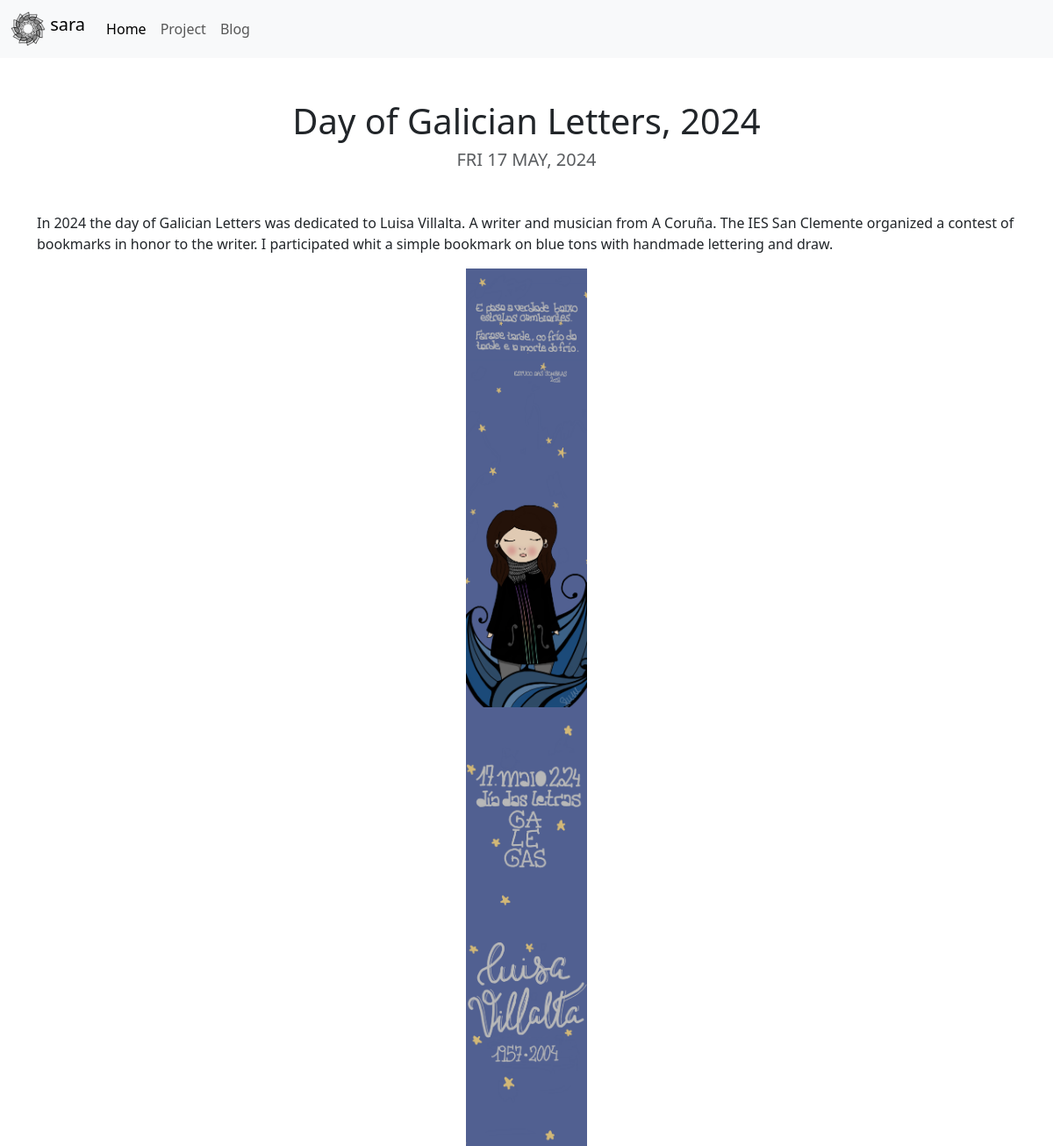
Page /blog/1/ on the committed database.
### blog/models.py (models this page shows, shortened)
class Blog(models.Model):
    title = models.CharField(max_length=200)
    description = models.CharField(max_length=1000)
    date = models.DateField()
    image = models.ImageField(upload_to='portfolio/images/', blank=True)
    imageSec = models.ImageField(upload_to='portfolio/images/', blank=True)

### blog/views.py (the view)
# urls.py: path('<int:blog_id>/', views.detail, name='detail'),
def detail(request, blog_id):
    blog = get_object_or_404(Blog, pk=blog_id)
    return render(request, 'blog/detail.html', {'blog':blog})

### blog/templates/blog/detail.html (shortened to what this page needs)
{% extends 'portfolio/base.html' %} {% block content %}
<div class="container mt-3">
  <h1 class="text-center mt-5">{{ blog.title }}</h1>
  <h5 class="text-center text-muted mb-5">
    {{ blog.date|date:'D d F, Y'|upper}}
  </h5>
  <p>{{ blog.description|striptags }}</p>
</div>
  {% if blog.image %}
  <div class="container d-flex justify-content-center">
    <div class="col-7 d-flex flex-column align-items-center">
      <img src="{{ blog.image.url }}" height="500" />
    </div>
  </div>
{% endif %}
{% if blog.imageSec %}
  <div class="container d-flex justify-content-center">
    <div class="col-7 d-flex flex-column align-items-center">
      <img src="{{ blog.imageSec.url }}" height="500" />
    </div>
  </div>
{% endif %}
{% endblock %}

### rows in the picture
Blog: title "Day of Galician Letters, 2024", date "FRI 17 MAY, 2024", description "In 2024 the day of Galician Letters was dedicated to Luisa Villalta. A writer and musician from A Coruña. The IES San Clemente organized a contest of bookmarks in honor to the writer. I participated whit a simple bookmark on blue tons with handmade lettering and draw.", image (picture), imageSec (picture)
